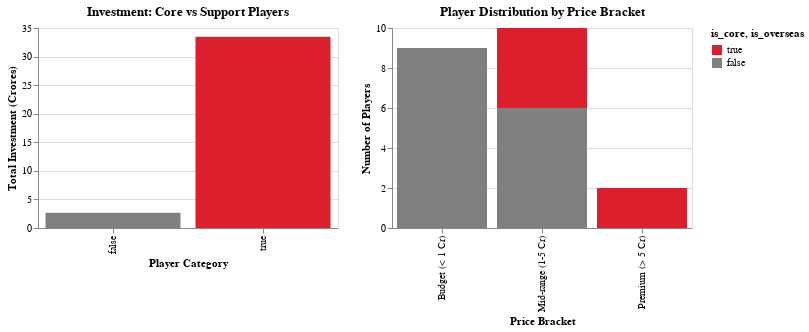

Here is the notebook cell this chart was saved with:
### Code cell
def analyze_strategic_investment():
    # Core vs Support Player Analysis
    def identify_core_players():
        # Core players are those who played more than 50% of matches or were high-priced
        total_matches = len(kxip_matches)
        median_price = auction_df['price_cr'].median()

        # Get player appearances
        batting_apps = balls_df[balls_df['batting_team'] == 'Kings XI Punjab'].groupby('batsman')['match_id'].nunique()
        bowling_apps = balls_df[balls_df['bowling_team'] == 'Kings XI Punjab'].groupby('bowler')['match_id'].nunique()
        appearances = pd.concat([batting_apps, bowling_apps]).groupby(level=0).max()

        # Create player classification DataFrame
        player_class = pd.DataFrame(appearances).reset_index()
        player_class.columns = ['player_name', 'matches_played']
        player_class['mapped_name'] = player_class['player_name'].map(name_mapping)

        # Merge with auction data
        player_class = player_class.merge(
            auction_df[['player', 'price_cr', 'type', 'is_overseas']],
            left_on='mapped_name',
            right_on='player',
            how='left'
        )

        # Classify players
        player_class['is_core'] = (
            (player_class['matches_played'] > total_matches/2) |
            (player_class['price_cr'] > median_price)
        )

        return player_class

    # Investment Distribution Analysis
    def analyze_investment_distribution():
        price_data = auction_df.copy()
        price_data['price_bracket'] = pd.cut(
            price_data['price_cr'],
            bins=[0, 1, 4, 8],
            labels=['Budget (< 1 Cr)', 'Mid-range (1-5 Cr)', 'Premium (> 5 Cr)']
        )

        dist_summary = price_data.groupby('price_bracket').agg({
            'player': 'count',
            'price_cr': 'sum',
            'is_overseas': 'sum'
        }).round(2)

        dist_summary.columns = ['player_count', 'total_investment', 'overseas_count']

        return dist_summary, price_data

    # Calculate strategy metrics
    player_classification = identify_core_players()
    investment_dist, price_data = analyze_investment_distribution()

    return player_classification, investment_dist, price_data

def create_strategy_charts(player_classification, price_data):
    # Core vs Support Investment
    core_chart = alt.Chart(player_classification).mark_bar().encode(
        x=alt.X('is_core:N', title='Player Category'),
        y=alt.Y('sum(price_cr):Q', title='Total Investment (Crores)'),
        color=alt.Color('is_core:N', scale=alt.Scale(
            domain=[True, False],
            range=['#DD1F2D', '#808080']
        )),
        tooltip=['is_core', 'sum(price_cr)']
    ).properties(
        width=300,
        height=200,
        title='Investment: Core vs Support Players'
    )

    # Investment Distribution
    dist_chart = alt.Chart(price_data).mark_bar().encode(
        x=alt.X('price_bracket:N', title='Price Bracket'),
        y=alt.Y('count():Q', title='Number of Players'),
        color=alt.Color('is_overseas:N', scale=alt.Scale(
            domain=[True, False],
            range=['#DD1F2D', '#808080']
        )),
        tooltip=['price_bracket', 'count()', 'is_overseas']
    ).properties(
        width=300,
        height=200,
        title='Player Distribution by Price Bracket'
    )

    return alt.hconcat(core_chart, dist_chart)

# Execute analysis
player_classification, investment_dist, price_data = analyze_strategic_investment()

# Print analysis results
print("KXIP 2014 Strategic Investment Analysis")
print("\n1. Core vs Support Players:")
core_summary = player_classification.groupby('is_core').agg({
    'player_name': 'count',
    'price_cr': ['sum', 'mean']
}).round(2)
print(core_summary)

print("\n2. Investment Distribution:")
print(investment_dist)

print("\n3. Core Players (>50% matches or above median price):")
core_players = player_classification[player_classification['is_core']].sort_values('price_cr', ascending=False)
print(core_players[['player_name', 'matches_played', 'price_cr', 'type']].to_string(index=False))

print("\n4. Overseas Investment:")
overseas_summary = auction_df.groupby('is_overseas').agg({
    'player': 'count',
    'price_cr': ['sum', 'mean']
}).round(2)
print(overseas_summary)

# Display visualizations
create_strategy_charts(player_classification, price_data)

### Figure 1 — Vega-Lite specification as saved in the notebook (floating-point values rounded to 4 significant figures)
{"config": {"view": {"continuousWidth": 300, "continuousHeight": 300}}, "hconcat": [{"data": {"name": "data-012179843ee5bade26a461e5686c08fe"}, "mark": {"type": "bar"}, "encoding": {"color": {"field": "is_core", "scale": {"domain": [true, false], "range": ["#DD1F2D", "#808080"]}, "type": "nominal"}, "tooltip": [{"field": "is_core", "type": "nominal"}, {"aggregate": "sum", "field": "price_cr", "type": "quantitative"}], "x": {"field": "is_core", "title": "Player Category", "type": "nominal"}, "y": {"aggregate": "sum", "field": "price_cr", "title": "Total Investment (Crores)", "type": "quantitative"}}, "height": 200, "title": "Investment: Core vs Support Players", "width": 300}, {"data": {"name": "data-98f449c38b791bc238cd1f561319e2c7"}, "mark": {"type": "bar"}, "encoding": {"color": {"field": "is_overseas", "scale": {"domain": [true, false], "range": ["#DD1F2D", "#808080"]}, "type": "nominal"}, "tooltip": [{"field": "price_bracket", "type": "ordinal"}, {"aggregate": "count", "type": "quantitative"}, {"field": "is_overseas", "type": "nominal"}], "x": {"field": "price_bracket", "title": "Price Bracket", "type": "nominal"}, "y": {"aggregate": "count", "title": "Number of Players", "type": "quantitative"}}, "height": 200, "title": "Player Distribution by Price Bracket", "width": 300}], "$schema": "https://vega.github.io/schema/vega-lite/v5.20.1.json", "datasets": {"data-012179843ee5bade26a461e5686c08fe": [{"player_name": "AR Patel", "matches_played": 17, "mapped_name": "Akshar Rajesh Patel", "player": "Akshar Rajesh Patel", "price_cr": 0.75, "type": "All-Rounder", "is_overseas": false, "is_core": true}, {"player_name": "BE Hendricks", "matches_played": 3, "mapped_name": "Beuran Hendricks", "player": "Beuran Hendricks", "price_cr": 1.8, "type": "Bowler", "is_overseas": true, "is_core": true}, {"player_name": "CA Pujara", "matches_played": 6, "mapped_name": "Cheteshwar Pujara", "player": "Cheteshwar Pujara", "price_cr": 1.9, "type": "Batsman", "is_overseas": false, "is_core": true}, {"player_name": "DA Miller", "matches_played": 16, "mapped_name": null, "player": null, "price_cr": null, "type": null, "is_overseas": null, "is_core": true}, {"player_name": "GJ Bailey", "matches_played": 16, "mapped_name": "George Bailey", "player": "George Bailey", "price_cr": 3.25, "type": "Batsman", "is_overseas": true, "is_core": true}, {"player_name": "GJ Maxwell", "matches_played": 16, "mapped_name": "Glenn Maxwell", "player": "Glenn Maxwell", "price_cr": 6.0, "type": "All-Rounder", "is_overseas": true, "is_core": true}, {"player_name": "Karanveer Singh", "matches_played": 5, "mapped_name": "Karanveer Singh", "player": "Karanveer Singh", "price_cr": 0.1, "type": "All-Rounder", "is_overseas": false, "is_core": false}, {"player_name": "L Balaji", "matches_played": 9, "mapped_name": "Lakshmipathy Balaji", "player": "Lakshmipathy Balaji", "price_cr": 1.8, "type": "Bowler", "is_overseas": false, "is_core": true}, {"player_name": "M Kartik", "matches_played": 2, "mapped_name": "Murali Kartik", "player": "Murali Kartik", "price_cr": 1.0, "type": "Bowler", "is_overseas": false, "is_core": false}, {"player_name": "M Vohra", "matches_played": 8, "mapped_name": null, "player": null, "price_cr": null, "type": null, "is_overseas": null, "is_core": false}, {"player_name": "MG Johnson", "matches_played": 14, "mapped_name": "Mitchell Johnson", "player": "Mitchell Johnson", "price_cr": 6.5, "type": "All-Rounder", "is_overseas": true, "is_core": true}, {"player_name": "Mandeep Singh", "matches_played": 3, "mapped_name": "Mandeep Hardev Singh", "player": "Mandeep Hardev Singh", "price_cr": 0.8, "type": "All-Rounder", "is_overseas": false, "is_core": false}, {"player_name": "P Awana", "matches_played": 7, "mapped_name": "Parvinder Awana", "player": "Parvinder Awana", "price_cr": 0.65, "type": "Bowler", "is_overseas": false, "is_core": false}, {"player_name": "R Dhawan", "matches_played": 13, "mapped_name": "Rishi Dhawan", "player": "Rishi Dhawan", "price_cr": 3.0, "type": "All-Rounder", "is_overseas": false, "is_core": true}, {"player_name": "SE Marsh", "matches_played": 2, "mapped_name": "Shaun Marsh", "player": "Shaun Marsh", "price_cr": 2.2, "type": "Batsman", "is_overseas": true, "is_core": true}, {"player_name": "Sandeep Sharma", "matches_played": 11, "mapped_name": "Sandeep Sharma", "player": "Sandeep Sharma", "price_cr": 0.85, "type": "Bowler", "is_overseas": false, "is_core": true}, {"player_name": "Shivam Sharma", "matches_played": 4, "mapped_name": "Shivam Sharma", "player": "Shivam Sharma", "price_cr": 0.1, "type": "Bowler", "is_overseas": false, "is_core": false}, {"player_name": "V Sehwag", "matches_played": 17, "mapped_name": "Virender Sehwag", "player": "Virender Sehwag", "price_cr": 3.2, "type": "Batsman", "is_overseas": false, "is_core": true}, {"player_name": "WP Saha", "matches_played": 13, "mapped_name": "Wriddhiman Saha", "player": "Wriddhiman Saha", "price_cr": 2.2, "type": "Wicket Keeper", "is_overseas": false, "is_core": true}], "data-98f449c38b791bc238cd1f561319e2c7": [{"sr_no": 1, "player": "Mitchell Johnson", "type": "All-Rounder", "price_inr": 65000000, "price_cr": 6.5, "is_overseas": true, "price_bracket": "Premium (> 5 Cr)"}, {"sr_no": 2, "player": "Glenn Maxwell", "type": "All-Rounder", "price_inr": 60000000, "price_cr": 6.0, "is_overseas": true, "price_bracket": "Premium (> 5 Cr)"}, {"sr_no": 3, "player": "George Bailey", "type": "Batsman", "price_inr": 32500000, "price_cr": 3.25, "is_overseas": true, "price_bracket": "Mid-range (1-5 Cr)"}, {"sr_no": 4, "player": "Virender Sehwag", "type": "Batsman", "price_inr": 32000000, "price_cr": 3.2, "is_overseas": false, "price_bracket": "Mid-range (1-5 Cr)"}, {"sr_no": 5, "player": "Rishi Dhawan", "type": "All-Rounder", "price_inr": 30000000, "price_cr": 3.0, "is_overseas": false, "price_bracket": "Mid-range (1-5 Cr)"}, {"sr_no": 6, "player": "Wriddhiman Saha", "type": "Wicket Keeper", "price_inr": 22000000, "price_cr": 2.2, "is_overseas": false, "price_bracket": "Mid-range (1-5 Cr)"}, {"sr_no": 7, "player": "Shaun Marsh", "type": "Batsman", "price_inr": 22000000, "price_cr": 2.2, "is_overseas": true, "price_bracket": "Mid-range (1-5 Cr)"}, {"sr_no": 8, "player": "Cheteshwar Pujara", "type": "Batsman", "price_inr": 19000000, "price_cr": 1.9, "is_overseas": false, "price_bracket": "Mid-range (1-5 Cr)"}, {"sr_no": 9, "player": "Beuran Hendricks", "type": "Bowler", "price_inr": 18000000, "price_cr": 1.8, "is_overseas": true, "price_bracket": "Mid-range (1-5 Cr)"}, {"sr_no": 10, "player": "Lakshmipathy Balaji", "type": "Bowler", "price_inr": 18000000, "price_cr": 1.8, "is_overseas": false, "price_bracket": "Mid-range (1-5 Cr)"}, {"sr_no": 11, "player": "Thisara Perera", "type": "All-Rounder", "price_inr": 16000000, "price_cr": 1.6, "is_overseas": true, "price_bracket": "Mid-range (1-5 Cr)"}, {"sr_no": 12, "player": "Gurkirat Singh Mann", "type": "Batsman", "price_inr": 13000000, "price_cr": 1.3, "is_overseas": false, "price_bracket": "Mid-range (1-5 Cr)"}, {"sr_no": 13, "player": "Murali Kartik", "type": "Bowler", "price_inr": 10000000, "price_cr": 1.0, "is_overseas": false, "price_bracket": "Budget (< 1 Cr)"}, {"sr_no": 14, "player": "Sandeep Sharma", "type": "Bowler", "price_inr": 8500000, "price_cr": 0.85, "is_overseas": false, "price_bracket": "Budget (< 1 Cr)"}, {"sr_no": 15, "player": "Mandeep Hardev Singh", "type": "All-Rounder", "price_inr": 8000000, "price_cr": 0.8, "is_overseas": false, "price_bracket": "Budget (< 1 Cr)"}, {"sr_no": 16, "player": "Akshar Rajesh Patel", "type": "All-Rounder", "price_inr": 7500000, "price_cr": 0.75, "is_overseas": false, "price_bracket": "Budget (< 1 Cr)"}, {"sr_no": 17, "player": "Parvinder Awana", "type": "Bowler", "price_inr": 6500000, "price_cr": 0.65, "is_overseas": false, "price_bracket": "Budget (< 1 Cr)"}, {"sr_no": 18, "player": "Shardul Narendra Thakur", "type": "Bowler", "price_inr": 2000000, "price_cr": 0.2, "is_overseas": false, "price_bracket": "Budget (< 1 Cr)"}, {"sr_no": 19, "player": "Anureet Singh", "type": "Bowler", "price_inr": 2000000, "price_cr": 0.2, "is_overseas": false, "price_bracket": "Budget (< 1 Cr)"}, {"sr_no": 20, "player": "Shivam Sharma", "type": "Bowler", "price_inr": 1000000, "price_cr": 0.1, "is_overseas": false, "price_bracket": "Budget (< 1 Cr)"}, {"sr_no": 21, "player": "Karanveer Singh", "type": "All-Rounder", "price_inr": 1000000, "price_cr": 0.1, "is_overseas": false, "price_bracket": "Budget (< 1 Cr)"}]}}
